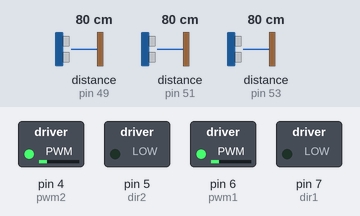
Recording of a sketch running on a simulated Arduino Mega 2560, built with avr-gcc and run on an emulated ATmega2560. Parts: switched loads named in the sketch (green lamp = pin HIGH). The test bench sets the inputs (shaded band); at power-on: distance to the obstacle (sensors on pin 51, pin 53, pin 49) 80 cm. What the sketch prints to the serial monitor is not drawn.

Above: at 1.2 s.
1.3 s: distance to the obstacle (sensor on pin 51) set to 34 cm
At 2.4 s:
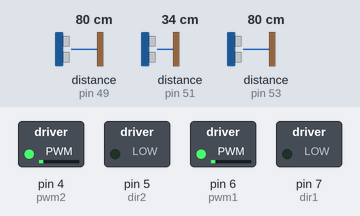
3.5 s: distance to the obstacle (sensor on pin 51) set to 28 cm
At 5.0 s:
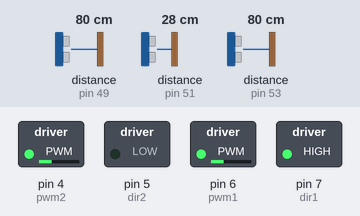
5.5 s: distance to the obstacle (sensor on pin 51) set to 120 cm
At 6.4 s:
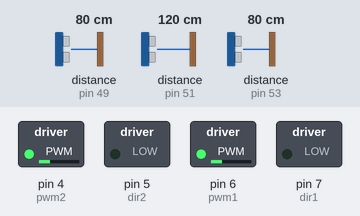
7.6 s: distance to the obstacle (sensor on pin 51) set to 2 cm
At 9.3 s:
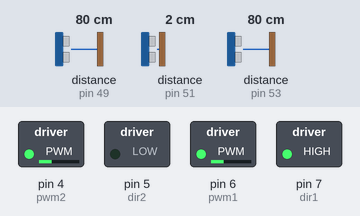
9.6 s: distance to the obstacle (sensor on pin 53) set to 38 cm
11.4 s: distance to the obstacle (sensor on pin 53) set to 33 cm
At 13.2 s:
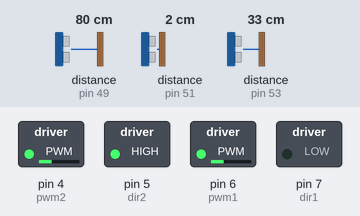
Timing chart, 0 to 14.7 s (numbered marks = the images above; inputs shaded):
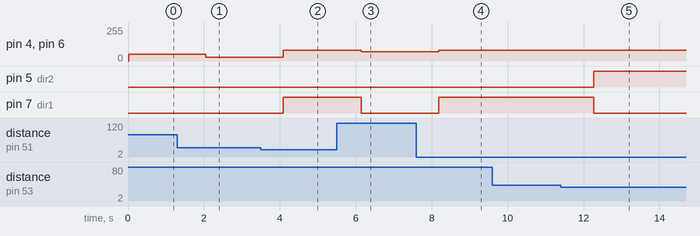

The sketch:

Obstacles_avoiding_Robot__V1.5.ino.ino
```cpp
#include <Ultrasonic.h>

//Pin attach between microcontroller and motor Driver

#define dir1 7
#define dir2 5

#define pwm1 6
#define pwm2 4


//******************************CALIBRATION Value********************************************//
#define Val  200             //distance highest range of sensor
#define Dis   30          //minimum distance
#define Dis1  35          //minimum distance
#define MinPWM 25

#define turningspeed 80    //Turning speed of bot ---must be less and efficient
#define interval 600     // Time tiill robot moves backward without obstruction
#define pwmspeed 100      // Max forward Speed
#define U_turntime 1600  //Time take by bot to complete u turn at u turning Speed


Ultrasonic RightSensor(52, 53);    // An ultrasonic sensor HC-04
Ultrasonic FrontSensor(50, 51);   // An ultrasonic sensor HC-
Ultrasonic LeftSensor(48, 49);   // An ultrasonic sensor HC-
Ultrasonic BackSensor(46, 47);    // An ultrasonic sensor HC-


void setup()

{

  pinMode (dir1, OUTPUT);

  pinMode (dir2, OUTPUT);

  pinMode (pwm1, OUTPUT);

  pinMode (pwm2, OUTPUT);
  Serial.begin(9600);

}

void loop()
{
  unsigned long constanttime = millis();
  bool n = 0;
  if (((FrontSensor.read(CM) + Dis) >= (Dis + Val)) && (n == 0))          //No obstruction in front go forward
  {
    Forward(pwmspeed);
  }

  else if ( (Val > FrontSensor.read(CM)) && (FrontSensor.read(CM) > Dis) && (n == 0))                //object is getting near so speed will decrease
  {
    int avgSpeed = 0 ;
    float x;
    x = MinPWM * Val;
    x = x / pwmspeed;
    x = x - Dis;
    avgSpeed = (FrontSensor.read(CM) + x) * pwmspeed;
    avgSpeed = avgSpeed / Val;
    if (avgSpeed < MinPWM)
    {
      avgSpeed = MinPWM;
    }
    else if (avgSpeed > pwmspeed)
    {
      avgSpeed = pwmspeed;
    }
    Forward(avgSpeed);
  }

  else if (((FrontSensor.read(CM) <= Dis) && (n == 0)) || ((FrontSensor.read(CM) > Dis) && (n == 0)) || ((FrontSensor.read(CM) <= Dis) && (n == 0)))   //There is object so bot will check for right and turn right or check left and turn left
  {
    if ((LeftSensor.read(CM) > Dis1) && (RightSensor.read(CM) > Dis1)  && (n == 0))
    {
      Right(turningspeed);
    }
    else if ((LeftSensor.read(CM) <= Dis1) && (RightSensor.read(CM) > Dis1)  && (n == 0))
    {
      Right(turningspeed);
    }

    else if  ((LeftSensor.read(CM) > Dis1) && (RightSensor.read(CM) <= Dis1) && (n == 0))
    {
      Left(turningspeed);
    }

    if (LeftSensor.read(CM) <= Dis1 && RightSensor.read(CM) <= Dis1)      // if both diretion i have object present bot will move backward for interval amount of time then take uturn and if and object present at back it will stop


    {
      n = 1;
    }
  }
  while (n == 1)
  {
    unsigned long currenttime = millis();

    if (BackSensor.read(CM) > Dis)
    {
      Backward(turningspeed);

      if (currenttime - constanttime >= interval)
      {
        Right(turningspeed);
        delay(U_turntime);
        n = 0;
      }

      else if ((currenttime - constanttime < interval) && (BackSensor.read(CM) <= Dis))
      {
        n = 0;
      }

    }


    else if (BackSensor.read(CM) <= Dis)
    {
      n = 0;
    }


  }


}


//********************************Direction Command*****************************/


//By default 0 is for Clockwise and 1 for anticlockwise


void Forward(byte pwmValue)
{
  digitalWrite(dir1, 0);
  analogWrite(pwm1, pwmValue);

  digitalWrite(dir2, 0);
  analogWrite(pwm2, pwmValue);
  delay(1000);
  Serial.print("IT'S MOVING FORWARD");  // Both motor in CW Dir.

  Serial.print(pwmValue);  // Both motor in CW Dir.

}


void Backward(byte pwmValue)
{
  digitalWrite(dir1, 1);
  analogWrite(pwm1, pwmValue);

  digitalWrite(dir2, 1);
  analogWrite(pwm2, pwmValue);
  delay(1000);
  Serial.print("IT'S MOVING BACKWARD");  // Both motor in ACW Dir
}


void Left(byte pwmValue)
{

  digitalWrite(dir1, 0);
  analogWrite(pwm1, pwmValue);

  digitalWrite(dir2, 1);
  analogWrite(pwm2, pwmValue);
  delay(1000);
  Serial.print("IT'S MOVING LEFT"); // RM is CW Dir and LM is ACW Dir
}


void Right(byte pwmValue)
{
  digitalWrite(dir1, 1);
  analogWrite(pwm1, pwmValue);

  digitalWrite(dir2, 0);
  analogWrite(pwm2, pwmValue);
  delay(1000);
  Serial.print("IT'S MOVING RIGHT"); // RM is ACW Dir and LM is CW Dir
}


void Stop(byte pwmValue)
{
  pwmValue = 0;
  digitalWrite(dir1, 0);
  analogWrite(pwm1, pwmValue);

  digitalWrite(dir2, 0);
  analogWrite(pwm2, pwmValue);
  delay(1000);
  Serial.print("IT'S STOPED MOVING"); // RM is ACW Dir and LM is CW Dir
}
```

Measured:
- the behaviour switches between 31 and 30 cm on distance to the obstacle (sensor on pin 51) (found by bisection; images 1 and 2)
- the behaviour switches between 36 and 35 cm on distance to the obstacle (sensor on pin 53) (found by bisection; images 4 and 5)
- after the input at 1.3 s, pin 4 (pwm2), pin 6 (pwm1): 50/255 → 27/255 after 0.75 s
- after the input at 3.5 s, pin 4 (pwm2), pin 6 (pwm1): 27/255 → 80/255 after 0.58 s; pin 7 (dir1): LOW → HIGH after 0.58 s
- after the input at 5.5 s, pin 4 (pwm2), pin 6 (pwm1): 80/255 → 70/255 after 0.65 s; pin 7 (dir1): HIGH → LOW after 0.65 s
- after the input at 7.6 s, pin 4 (pwm2), pin 6 (pwm1): 70/255 → 80/255 after 0.59 s; pin 7 (dir1): LOW → HIGH after 0.59 s
- after the input at 9.6 s, every drawn part: stays the same
- after the input at 11.4 s, pin 5 (dir2): LOW → HIGH after 0.87 s; pin 7 (dir1): HIGH → LOW after 0.87 s
